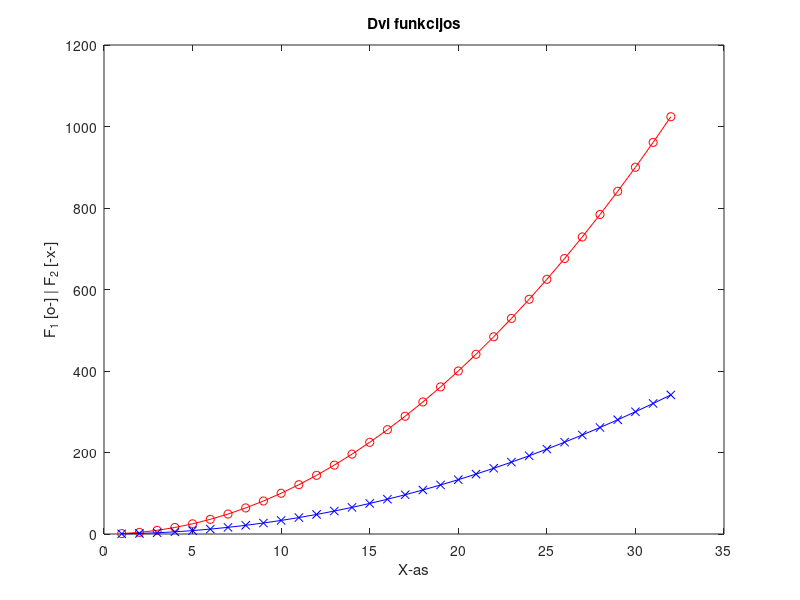

This chart was generated by the following MATLAB code:
% Name: Adon
% Surname: Shaiju
% Group: EDIfu25/2
% Date: 11.09.2026

%% Mandatory Task
x = 1:32;
y = x.^2;

figure;
plot(x, y, 'o-r', x, y/3, 'x-b')
title('Dvi funkcijos')
xlabel('X-as')
ylabel('F_1 [o-] | F_2 [-x-]')

%% Complementary Task
% 1. Variable N (using last digit of student ID: 6 from 20252466)
N = 6; 

% 2. Vector from N+1 to N+4 with step 0.5
v = (N+1):0.5:(N+4);

% 3. 3x3 Matrix A starting from N, row by row
A = reshape(N : N+8, 3, 3)';

% 4. Elements highlighted in green:
var_a = A(3, 2);           % a) Bottom-center element
var_b = A(2:3, 1:2);       % b) Bottom-left 2x2 submatrix
var_c = A([1, 3], [1, 3]); % c) Four corner elements

% 5. Concatenate Matrix A with vector v
v_col = v(1:3)'; 
A_concatenated = [A, v_col];
